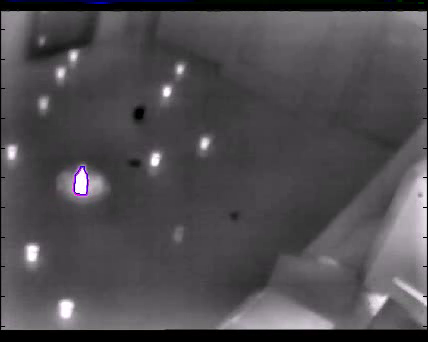
//> input picture frame 78 of lab3/robot_no_loop.mov, 428 x 342 px
$ ./main   (built with g++ and OpenCV 4)
//> lines starting //> are read from the running program, lines starting //| are printed output that depends on the picture; after the words box and inside, x2 and y2 are one past the last pixel; in counts of white or black regions, pixels touching at a corner belong together
#include <opencv2/highgui.hpp>
#include <opencv2/opencv.hpp>
#include <opencv2/core.hpp>
#include <opencv2/imgproc/imgproc.hpp>
#include <opencv2/core/mat.hpp>
#include <opencv2/imgcodecs/imgcodecs.hpp>
#include <opencv2/calib3d/calib3d.hpp>

#include <iostream>

#define ESC 27

using namespace std;
using namespace cv;

int main() {
    VideoCapture stream("/Users/msoroka/Desktop/uczelnia/obrazy/lab3/robot_no_loop.mov");

    Mat firstFrame, secondFrame, result;
    Mat firstFrame2, secondFrame2, result2;

    stream.read(firstFrame2);
//> firstFrame2 is the input picture: 342 rows x 428 cols, CV_8UC3; mean B, G, R 79.7, 75.9, 78.6
    cvtColor(firstFrame2, firstFrame2, COLOR_RGB2GRAY);
//> firstFrame2: 342 rows x 428 cols, CV_8UC1

    if (!stream.isOpened()) {
        cout << "Błąd podczas przetwarzania wideo." << endl;
    } else {
        cout << "Pomyślnie otwarto plik wideo." << endl;
    }

    while (true) {
        stream >> firstFrame;
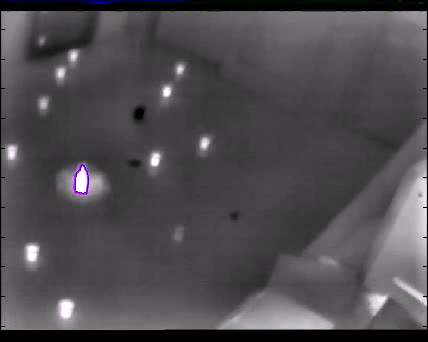
//> input picture frame 79 of lab3/robot_no_loop.mov, 428 x 342 px
//> firstFrame is the input picture: 342 rows x 428 cols, CV_8UC3; mean B, G, R 79.6, 75.9, 78.5
        stream >> secondFrame;
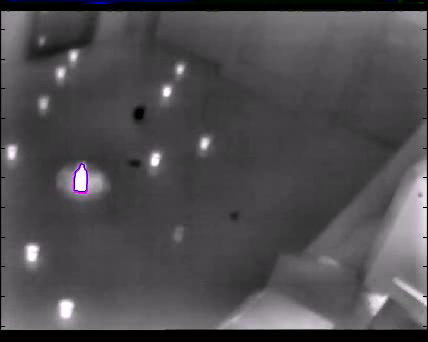
//> input picture frame 80 of lab3/robot_no_loop.mov, 428 x 342 px
//> secondFrame is the input picture: 342 rows x 428 cols, CV_8UC3; mean B, G, R 79.6, 75.9, 78.6

        if (firstFrame.empty() || secondFrame.empty()) {
            break;
        }

        imshow("cam1", secondFrame);

        stream.read(secondFrame2);
        cvtColor(secondFrame2, secondFrame2, COLOR_RGB2GRAY);
//> secondFrame2: 342 rows x 428 cols, CV_8UC1

        cvtColor(firstFrame, firstFrame, COLOR_RGB2GRAY);
//> firstFrame: 342 rows x 428 cols, CV_8UC1
        cvtColor(secondFrame, secondFrame, COLOR_RGB2GRAY);
//> secondFrame: 342 rows x 428 cols, CV_8UC1

        absdiff(firstFrame, secondFrame, result);
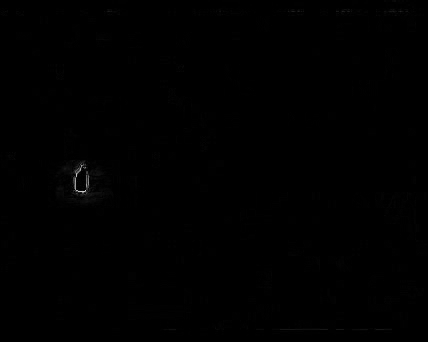
//> result: 342 rows x 428 cols, CV_8UC1; min 0, max 208, mean 0.4
        absdiff(firstFrame2, secondFrame2, result2);

        threshold(result, result, 100, 255, THRESH_TRUNC);
//> result: 342 rows x 428 cols, CV_8UC1; 62 pixels changed, all inside (x1, y1, x2, y2) = (75, 165, 89, 193)
        threshold(result2, result2, 100, 255, THRESH_TRUNC);
//> result2: 342 rows x 428 cols, CV_8UC1; min 0, max 100, mean 0.7

        imshow("cam2", result);
        imshow("cam3", result2);

        if (waitKey(30) == ESC) break;
//> the Esc key is pressed
    }

    return 0;
}

$ run again, starting later in the video
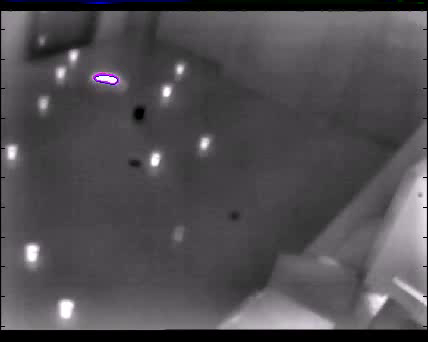
//> input picture frame 624 of lab3/robot_no_loop.mov, 428 x 342 px
//> firstFrame2 is the input picture: 342 rows x 428 cols, CV_8UC3; mean B, G, R 80.7, 76.9, 79.6
//> firstFrame2: 342 rows x 428 cols, CV_8UC1
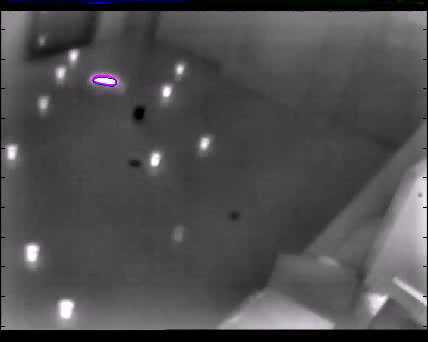
//> input picture frame 627 of lab3/robot_no_loop.mov, 428 x 342 px
//> secondFrame2 is the input picture: 342 rows x 428 cols, CV_8UC3; mean B, G, R 80.7, 76.9, 79.6
//> secondFrame2: 342 rows x 428 cols, CV_8UC1
//> firstFrame: 342 rows x 428 cols, CV_8UC1
//> secondFrame: 342 rows x 428 cols, CV_8UC1
